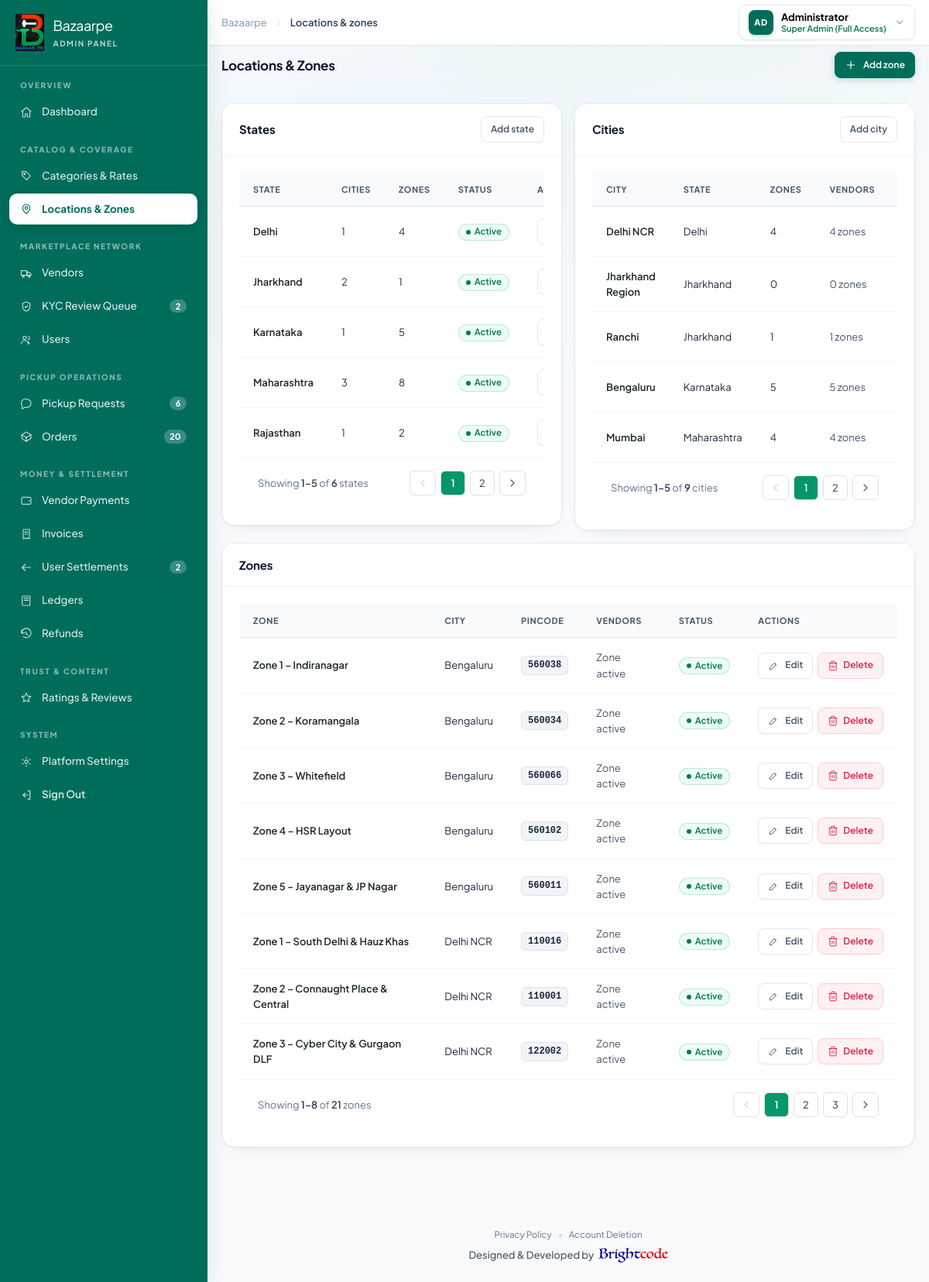
Page /dashboard/locations.html (signed in) on the committed database.
### bazaarpe/models.py (models this page shows, shortened)
class ServiceCity(models.Model):
    name = models.CharField(max_length=100, unique=True, help_text="City name e.g. Bengaluru, Mumbai")
    state = models.CharField(max_length=100, default='Karnataka', help_text="State name")
    is_active = models.BooleanField(default=True, help_text="Whether delivery/pickup service is live")
    created_at = models.DateTimeField(auto_now_add=True)
    class Meta:
        ordering = ['name']
        verbose_name = 'Service City'
        verbose_name_plural = 'Service Cities'

class ServiceZone(models.Model):
    city = models.ForeignKey(ServiceCity, on_delete=models.CASCADE, related_name='zones')
    name = models.CharField(max_length=150, help_text="Zone name e.g. Zone 1 – Indiranagar")
    code = models.CharField(max_length=50, blank=True, null=True, help_text="Zone code e.g. ZN-BLR-01")
    pincodes = models.TextField(blank=True, default='', help_text="Comma-separated pincodes covered")
    center_latitude = models.DecimalField(max_digits=10, decimal_places=7, null=True, blank=True, help_text="Latitude for map center / distance matching")
    center_longitude = models.DecimalField(max_digits=10, decimal_places=7, null=True, blank=True, help_text="Longitude for map center / distance matching")
    radius_km = models.DecimalField(max_digits=6, decimal_places=2, default=8.00, help_text="Service radius in km")
    is_active = models.BooleanField(default=True)
    created_at = models.DateTimeField(auto_now_add=True)
    class Meta:
        ordering = ['city__name', 'name']
        verbose_name = 'Service Zone'
        verbose_name_plural = 'Service Zones'

### bazaarpe/views.py (the view, shortened to what this page needs)
# urls.py: path('dashboard/<str:page_name>', views.page_view, name='dashboard_subpage_direct'),
def page_view(request, page_name):
    clean_name = page_name.replace('.html', '').strip('/')
    if clean_name in ('login', 'sign-in', 'logout', 'signout', 'sign-out'):
        if request.user.is_authenticated:
            logout(request)
        return redirect('login')
    if clean_name in ('privacy', 'privacy-policy', 'privacy_policy'):
        return privacy_policy_view(request)
    if clean_name in ('account-deletion', 'account_deletion', 'delete-account', 'delete_account', 'deletion-request'):
        return account_deletion_view(request)
    if not request.user.is_authenticated:
        return redirect_to_login(request.get_full_path(), login_url='login')
    if not is_full_admin(request.user):
        raise PermissionDenied('Full administrator access is required.')
    if clean_name in ('index', 'dashboard'):
        return dashboard_view(request)
    if clean_name == 'locations':
        cities = ServiceCity.objects.all().prefetch_related('zones').order_by('state', 'name')
        zones = ServiceZone.objects.all().select_related('city').order_by('city__name', 'name')
        states_qs = ServiceCity.objects.order_by().values('state').annotate(cities_count=Count('id')).order_by('state')
        states = []
        for s in states_qs:
            state_name = s['state']
            c_count = s['cities_count']
            z_count = ServiceZone.objects.filter(city__state=state_name).count()
            states.append({'name': state_name, 'cities_count': c_count, 'zones_count': z_count, 'status': 'Active'})
        all_cities = ServiceCity.objects.filter(is_active=True).order_by('state', 'name')
        if not all_cities.exists():
            all_cities = list(cities)
        state_page_size = int(request.GET.get('state_page_size', 5))
        state_paginator = Paginator(states, state_page_size)
        state_page_obj = state_paginator.get_page(request.GET.get('state_page', 1))
        state_query_string = build_query_string(request, 'state_page')
        city_page_size = int(request.GET.get('city_page_size', 5))
        city_paginator = Paginator(cities, city_page_size)
        city_page_obj = city_paginator.get_page(request.GET.get('city_page', 1))
        city_query_string = build_query_string(request, 'city_page')
        zone_page_size = int(request.GET.get('zone_page_size', 8))
        zone_paginator = Paginator(zones, zone_page_size)
        zone_page_obj = zone_paginator.get_page(request.GET.get('zone_page', 1))
        zone_query_string = build_query_string(request, 'zone_page')
        vendor_areas_qs = VendorProfile.objects.all().select_related('user').prefetch_related('operating_zones', 'operating_zones__city').order_by('shop_name')
        va_page_size = int(request.GET.get('vendor_page_size', 6))
        va_paginator = Paginator(vendor_areas_qs, va_page_size)
        va_page_obj = va_paginator.get_page(request.GET.get('vendor_page', 1))
        va_query_string = build_query_string(request, 'vendor_page')
        ctx = admin_context(
            request,
            page_name=clean_name,
            cities=city_page_obj.object_list,
            city_page_obj=city_page_obj,
            city_paginator=city_paginator,
            city_query_string=city_query_string,
            zones=zone_page_obj.object_list,
            zone_page_obj=zone_page_obj,
            zone_paginator=zone_paginator,
            zone_query_string=zone_query_string,
            vendor_areas=va_page_obj.object_list,
            vendor_area_page_obj=va_page_obj,
            vendor_area_paginator=va_paginator,
            vendor_query_string=va_query_string,
            states=state_page_obj.object_list,
            state_page_obj=state_page_obj,
            state_paginator=state_paginator,
            state_query_string=state_query_string,
            total_states=len(states),
            total_cities=cities.count(),
            total_zones=zones.count(),
            all_cities=all_cities,
        )
        return render(request, 'locations.html', ctx)

### bazaarpe/views.py (called while the page is built)
def is_full_admin(user):
    return bool(user and user.is_authenticated and (user.is_superuser or user.is_staff))

def build_query_string(request, *exclude_keys):
    if not hasattr(request, 'GET'):
        return ""
    params = request.GET.copy()
    excludes = set(exclude_keys) | {'page'} if not exclude_keys else set(exclude_keys)
    for key in excludes:
        params.pop(key, None)
    qs = params.urlencode()
    return f"&{qs}" if qs else ""

### templates/locations.html (shortened to what this page needs)
<!DOCTYPE html>
<html lang="en" class="h-full">
<head>
  <link rel="stylesheet" href="/static/vendor/bootstrap.min.css">
  <link rel="stylesheet" href="/static/css/tailwind.css">
  <link rel="stylesheet" href="/static/css/components.css">
</head>
<body class="" data-active="locations">
    {% include 'includes/sidebar.html' %}
  <div class="bm-main">
    <header class="bm-topbar">
      <div class="flex items-center gap-2 px-3 py-2.5 sm:px-5">
        <div class="hidden items-center gap-2 sm:flex">
          <span class="text-[0.8125rem] font-medium text-slate-400">Bazaarpe</span>
          <span class="text-slate-300"><svg class="h-3.5 w-3.5" viewBox="0 0 24 24" fill="none" stroke="currentColor" stroke-width="1.7" stroke-linecap="round" stroke-linejoin="round" aria-hidden="true" focusable="false"><path d="m9 6 6 6-6 6"/></svg></span>
          <span class="text-[0.8125rem] font-semibold text-slate-700">Locations &amp; zones</span>
        </div>
        <div class="ml-auto flex items-center gap-2" style="margin-left: auto !important;">
          <div class="relative" data-dropdown-root>
            <button type="button" class="bm-user-pill" data-dropdown-toggle aria-haspopup="true" aria-expanded="false">
              <span class="bm-user-avatar">AD</span>
              <span class="hidden text-left sm:block">
                <span class="block text-[0.8125rem] font-bold leading-tight text-slate-900">Administrator</span>
                <span class="block text-[0.6875rem] leading-tight text-emerald-700 font-semibold">Super Admin (Full Access)</span>
              </span>
              <svg style="width: 14px; height: 14px; min-width: 14px; color: #94a3b8;" viewBox="0 0 24 24" fill="none" stroke="currentColor" stroke-width="2" stroke-linecap="round" stroke-linejoin="round"><path d="m6 9 6 6 6-6"/></svg>
            </button>
          </div>
        </div>
      </div>
    </header>
    <main class="px-3 pb-8 pt-2.5 sm:px-5 sm:pt-3" id="bmMain">
    <div class="mb-3 flex flex-wrap items-center justify-between gap-3">
      <div class="flex items-center gap-2.5">
        <h1 class="text-[1.0625rem] font-bold text-slate-800 tracking-tight">Locations & Zones</h1>
      </div>
      <div class="flex items-center gap-2">
        <button type="button" class="bm-btn-primary bm-btn-sm" data-modal-open="modalAddZone"><svg class="h-4 w-4" viewBox="0 0 24 24" fill="none" stroke="currentColor" stroke-width="1.7" stroke-linecap="round" stroke-linejoin="round" aria-hidden="true" focusable="false"><path d="M12 5v14M5 12h14"/></svg> Add zone</button>
      </div>
    </div>
    <div class="mt-3 row g-3">
      <div class="col-12 col-xl-6">
        <section class="bm-card "><div class="bm-card-hd"><div><h2 class="bm-card-title">States</h2></div><div class="flex flex-wrap items-center gap-2"><button type="button" class="bm-btn-ghost bm-btn-sm" data-modal-open="modalAddState">Add state</button></div></div><div class="bm-card-bd "><div class="bm-table-wrap bm-scroll"><table class="bm-table min-w-[560px]">
      <thead><tr><th scope="col" class="">State</th><th scope="col" class="">Cities</th><th scope="col" class="">Zones</th><th scope="col" class="">Status</th><th scope="col" class="text-right">Actions</th></tr></thead><tbody>
      {% for state in states %}
      <tr>
        <td class=""><span class="font-semibold text-ink-900">{{ state.name }}</span></td>
        <td class="">{{ state.cities_count }}</td>
        <td class="">{{ state.zones_count }}</td>
        <td class=""><span class="bm-badge bg-emerald-50 text-emerald-700 ring-emerald-600/20"><span class="bm-dot"></span>{{ state.status|default:"Active" }}</span></td>
        <td class="">
          <div class="flex items-center justify-end gap-1.5">
            <button type="button" class="bm-btn-ghost bm-btn-sm" data-modal-open="modalEditState" data-state-name="{{ state.name }}"></button>
          </div>
        </td>
      </tr>
      {% empty %}
      <tr><td colspan="5" class="py-6 text-center text-slate-400">No states configured.</td></tr>
      {% endfor %}
      </tbody></table></div>
      {% include "includes/pagination.html" with page_obj=state_page_obj paginator=state_paginator page_param='state_page' query_string=state_query_string item_label="states" %}
      </div></section>
      </div>
      <div class="col-12 col-xl-6">
        <section class="bm-card "><div class="bm-card-hd"><div><h2 class="bm-card-title">Cities</h2></div><div class="flex flex-wrap items-center gap-2"><button type="button" class="bm-btn-ghost bm-btn-sm" data-modal-open="modalAddCity">Add city</button></div></div><div class="bm-card-bd "><div class="bm-table-wrap bm-scroll"><table class="bm-table min-w-[620px]">
      <thead><tr><th scope="col" class="">City</th><th scope="col" class="">State</th><th scope="col" class="">Zones</th><th scope="col" class="">Vendors</th><th scope="col" class="">Status</th><th scope="col" class=""></th></tr></thead><tbody>
{% for city in cities %}
<tr>
  <td class=""><span class="font-semibold text-ink-900">{{ city.name }}</span></td>
  <td class="">{{ city.state }}</td>
  <td class="">{{ city.zones.count }}</td>
  <td class=""><span class="text-slate-600 text-sm">{{ city.zones.count }} zones</span></td>
  <td class=""><span class="bm-badge bg-emerald-50 text-emerald-700 ring-emerald-600/20">Active</span></td>
</tr>
{% empty %}
<tr><td colspan="6" class="py-6 text-center text-slate-400">No cities configured.</td></tr>
{% endfor %}
</tbody></table></div>
{% include "includes/pagination.html" with page_obj=city_page_obj paginator=city_paginator page_param='city_page' query_string=city_query_string item_label="cities" %}
</div></section>
      </div>
    </div>
    <div class="mt-3">
      <section class="bm-card "><div class="bm-card-hd"><div><h2 class="bm-card-title">Zones</h2></div><div class="flex flex-wrap items-center gap-2"></div></div><div class="bm-card-bd "><div class="bm-table-wrap bm-scroll"><table class="bm-table min-w-[760px]">
      <thead><tr><th scope="col" class="">Zone</th><th scope="col" class="">City</th><th scope="col" class="">Pincode</th><th scope="col" class="">Vendors</th><th scope="col" class="">Status</th><th scope="col" class="text-right">Actions</th></tr></thead><tbody>
{% for zone in zones %}
<tr>
  <td class=""><span class="font-semibold text-ink-900">{{ zone.name }}</span></td>
  <td class="">{{ zone.city.name }}</td>
  <td class="">
    {% if zone.pincodes %}
      <span class="inline-flex items-center px-2 py-0.5 rounded text-[0.75rem] font-mono font-bold bg-slate-100 text-slate-800 border border-slate-200">{{ zone.pincodes }}</span>
    {% else %}
      <span class="text-xs text-slate-400 italic">—</span>
    {% endif %}
  </td>
  <td class=""><span class="text-slate-600 text-sm">Zone active</span></td>
  <td class="">
    {% if zone.is_active %}
    <span class="bm-badge bg-emerald-50 text-emerald-700 ring-emerald-600/20"><span class="bm-dot"></span>Active</span>
    {% else %}
    <span class="bm-badge bg-slate-100 text-slate-600 ring-slate-500/20"><span class="bm-dot"></span>Inactive</span>
    {% endif %}
  </td>
  <td class="">
    <div class="flex items-center justify-end gap-1.5">
      <button type="button" class="bm-btn-ghost bm-btn-sm" data-modal-open="modalEditZone"
              data-zone-id="{{ zone.id }}"
              data-zone-name="{{ zone.name }}"
              data-city-id="{{ zone.city.id }}"
              data-pincode="{{ zone.pincodes }}" data-pincodes="{{ zone.pincodes }}"
              data-status="{% if zone.is_active %}active{% else %}inactive{% endif %}">
        <svg class="h-3.5 w-3.5" viewBox="0 0 24 24" fill="none" stroke="currentColor" stroke-width="1.7"><path d="M4 20h4l10-10-4-4L4 16z"/><path d="m14 6 4 4"/></svg> Edit
      </button>
      <button type="button" class="bm-btn-danger bm-btn-sm" data-action="delete-location" data-item-name="{{ zone.name }}">
        <svg class="h-3.5 w-3.5" viewBox="0 0 24 24" fill="none" stroke="currentColor" stroke-width="1.7"><path d="M3 6h18M19 6v14a2 2 0 0 1-2 2H7a2 2 0 0 1-2-2V6m3 0V4a2 2 0 0 1 2-2h4a2 2 0 0 1 2 2v2M10 11v6M14 11v6"/></svg> Delete
      </button>
    </div>
  </td>
</tr>
{% empty %}
<tr><td colspan="6" class="py-6 text-center text-slate-400">No service zones configured.</td></tr>
{% endfor %}
</tbody></table></div>
{% include "includes/pagination.html" with page_obj=zone_page_obj paginator=zone_paginator page_param='zone_page' query_string=zone_query_string item_label="zones" %}
</div></section>
    </div>
    </main>
    {% include 'includes/footer.html' %}
  </div>
</body>
</html>

### rows in the picture
ServiceCity: name "Rajasthan", cities_count "1", zones_count "2", status "Active"
ServiceCity: name "Delhi NCR", state "Delhi", zones.count "4"
ServiceCity: name "Jharkhand Region", state "Jharkhand", zones.count "0"
ServiceCity: name "Ranchi", state "Jharkhand", zones.count "1"
ServiceCity: name "Bengaluru", state "Karnataka", zones.count "5"
ServiceCity: name "Mumbai", state "Maharashtra", zones.count "4"
ServiceZone: name "Zone 1 – Indiranagar", city.name "Bengaluru", pincodes "560038", is_active True (drawn)
ServiceZone: name "Zone 2 – Koramangala", city.name "Bengaluru", pincodes "560034", is_active True (drawn)
ServiceZone: name "Zone 3 – Whitefield", city.name "Bengaluru", pincodes "560066", is_active True (drawn)
ServiceZone: name "Zone 4 – HSR Layout", city.name "Bengaluru", pincodes "560102", is_active True (drawn)
ServiceZone: name "Zone 5 – Jayanagar & JP Nagar", city.name "Bengaluru", pincodes "560011", is_active True (drawn)
ServiceZone: name "Zone 1 – South Delhi & Hauz Khas", city.name "Delhi NCR", pincodes "110016", is_active True (drawn)
ServiceZone: name "Zone 2 – Connaught Place & Central", city.name "Delhi NCR", pincodes "110001", is_active True (drawn)
ServiceZone: name "Zone 3 – Cyber City & Gurgaon DLF", city.name "Delhi NCR", pincodes "122002", is_active True (drawn)

### other values in the picture
{{ sidebar_badges.kyc }} "2"
{{ sidebar_badges.requests }} "6"
{{ sidebar_badges.orders }} "20"
{{ sidebar_badges.settlements }} "2"
{{ state.name }} "Delhi" "Jharkhand" "Karnataka" "Maharashtra"
{{ state.cities_count }} "1" "2" "1" "3"
{{ state.zones_count }} "4" "1" "5" "8"
{{ state.status|default:"Active" }} "Active" "Active" "Active" "Active"
{{ page_obj.start_index|default:0 }} "1 1 1"
{{ page_obj.end_index|default:0 }} "5 5 8"
{{ paginator.count|default:0 }} "6 9 21"
{{ item_label|default:"records" }} "states cities zones"
{{ num }} "1" "1" "1"
{{ num }} "2" "2" "2" "3"
